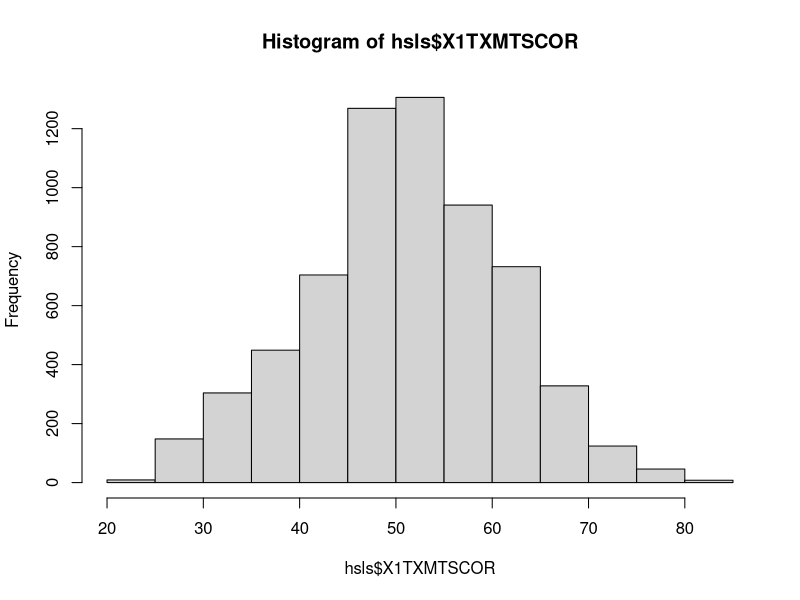
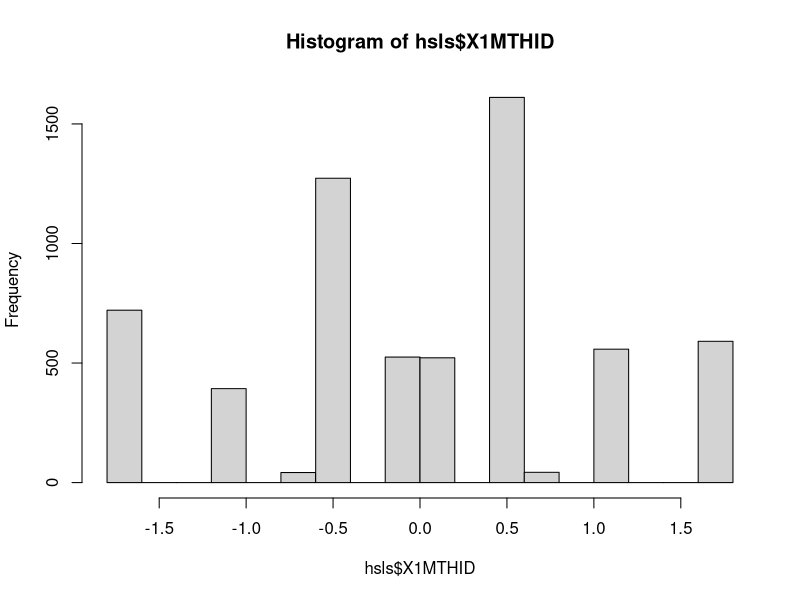
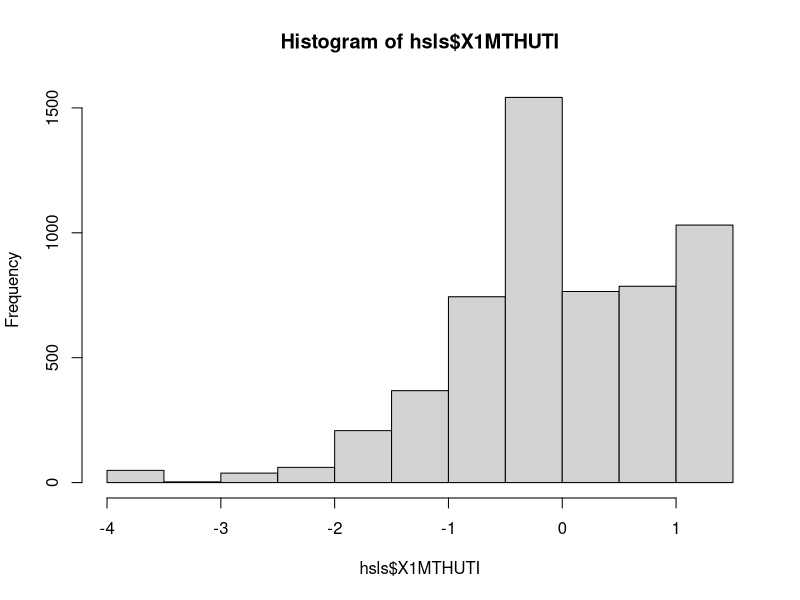
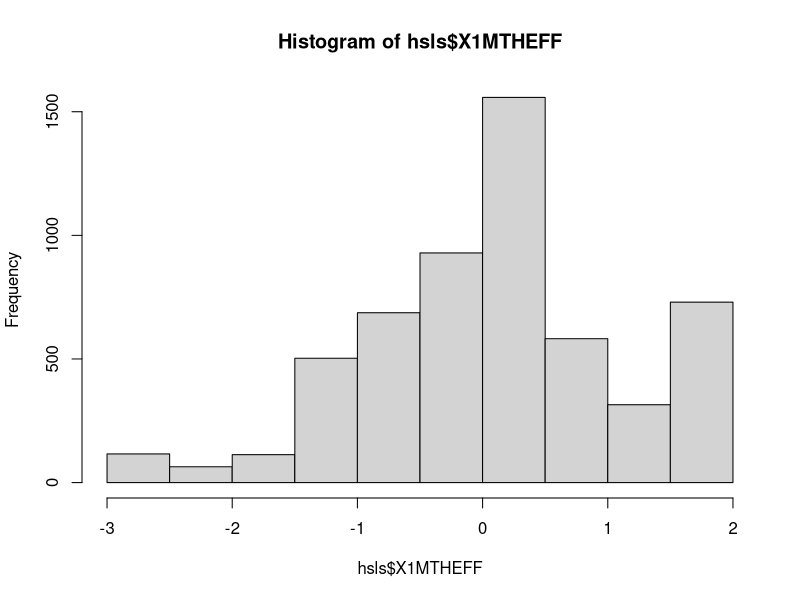

Source code (R) for these figures, in order:
##Always remember to set or verify your working directory (slides 23 & 24)
setwd("/Users/prestonmartin/Documents/QQDAL/Workshops/IntroWorkshopR")

################################################################################

##Basic operators in R- Run each line of code (Slide 20)
5 + 1
14 - 9
2 > -5 ##this will return a TRUE or FALSE as we are using logical operators
3 > 4

##Assigning a single value to object x (slide 21)
x <- 12
x ##calling the object name will print the contents of the object

##Multiplying object x by 2 and saving product as new object z
x*2
z <- x*2
z

################################################################################	

##Create a vector of five Numeric values (slide 28)
q <- c(93, 27, 42, 75, 81)
q 

##Create a vector of five String values
color <- c('red', 'blue', 'green' , "yellow" , "orange")
color

# Create a matrix with two rows, and three columns (slide 29)
mat1 <- matrix(c(1,2,3,4,5,6), nrow = 2, ncol = 3)
mat1
mat1[1,3] ##row, column
mat1[1,]
mat1[,3]

##Creates three vectors (ID, score, gender) and assigns them to data frame (df) using data.frame() function (slide 30)
id <- c(1,2,3,4,5)
score <- c(88,75,92,81,86)
gender <- c("male", "male", "female", "male", "female")
df <- data.frame(id, score, gender)
df
View(df)

##examine a specific vector within the data frame using the $
df$id ##extractor 
df$score
df$gender


##Create another vector, age, and add it to the data frame
age <- c(9, 11, 10, 8, 12) #create object 'age'

#the following two lines are equivalent (both add vector (age) to data frame)
df$age <- age

df$age <- c(9, 11, 10, 8, 12)

################################################################################		

##Call up mean help documentation, examine arguments for mean() (slide 34)
?mean

##Use the mean() function to calculate the mean of score as a stand alone vector
mean(score)

##You can also calculate means of variables within data frame
mean(df$score)

################################################################################	
##Create vector with missing values (NA), calculate the mean
test_scores <- c(95, 88, 75, 68, 98, NA, 82, 86, 79, NA)
mean(test_scores) ##This will return NA because we need to address the missing values

##Set the argument na.rm to TRUE in order to preclude all missing cases from analysis
mean(test_scores, na.rm = TRUE)


##############################################################################################	
##Call up cor help documentation, examine arguments for cor() (slide 36)
?cor

##Create vector  with missing values (NA), calculate the correlation with above vector
test_study <- c(10, 7, 6.5, NA, 9, 8, NA, 5, 7, 3)
cor(test_scores, test_study) ##this command will give NA because missing values are present but not specified
cor(test_study, test_scores, use = "complete.obs")

##############################################################################################

##Now we will read in our data set from the HSLS (slide 21)
?read.csv
hsls <- read.csv("WorkshopData.csv", header = TRUE)

##Next, lets make sure our data was read in correctly
str(hsls) ##print the structure of the data.frame
head(hsls) ##print first six rows of all columns
nrow(hsls) ##count the number of overall rows
dim(hsls) ##print the dimensions of your data frame (rows, columns)

##to set our data types (slide 26)
hsls$STU_ID <- as.factor(hsls$STU_ID)
hsls$BIPOC <- as.factor(hsls$BIPOC) ##categorical
hsls$FEMALE <- as.factor(hsls$FEMALE) ##categorical
hsls$X1TXMTSCOR <- as.numeric(hsls$X1TXMTSCOR)##numeric
hsls$X1SES <- as.numeric(hsls$X1SES)##numeric
hsls$X1MTHID <- as.numeric(hsls$X1MTHID)##numeric
hsls$X1MTHUTI <- as.numeric(hsls$X1MTHUTI)##numeric
hsls$X1MTHEFF <- as.numeric(hsls$X1MTHEFF)##numeric


##############################################################################################

##calculate descriptive statistics for all variables in the data set
install.packages("psych") ##moving forward you will not use this line; instead you will only use the line 116
library(psych)

##check N/As (slide 35)
?summary
summary(hsls)

##create data frame of just continuous variables
hslsContinuous <- data.frame(hsls$X1TXMTSCOR, hsls$X1SES, hsls$X1MTHID, hsls$X1MTHUTI, hsls$X1MTHEFF)

##compute descriptive statistics (slide 35)
?describe
results <- describe(hslsContinuous)
results

##to examine continuous variables, we plot histograms using the hist() function (slide 35)
hist(hsls$X1TXMTSCOR)
hist(hsls$X1MTHID)
hist(hsls$X1MTHUTI)
hist(hsls$X1MTHEFF)

##to examine categorical data we can use contingency tables (slide 35)
BIPOCtable <- table(hsls$BIPOC) ##1 = BIPOC 0 = White
BIPOCtable

FEMALEtable <- table(hsls$FEMALE) ##1 = Female 0 = Male
FEMALEtable

##2x2 contingency table for group membership (slide 35)
BIPOCxFEMALE <- table(hsls$BIPOC, hsls$FEMALE)
BIPOCxFEMALE

######Male##Female
#White#1822##1787
#BIPOC#1558##1486

##############################################################################################

##using the "psych" package's cor.test function (slide 36)
?cor.test

cor.test(hsls$X1TXMTSCOR, hsls$X1SES, method = "pearson")
cor.test(hsls$X1TXMTSCOR, hsls$X1MTHID)
cor.test(hsls$X1TXMTSCOR, hsls$X1MTHUTI)
cor.test(hsls$X1TXMTSCOR, hsls$X1MTHEFF)

detach(package:psych) ##detach packages when done using them to prevent errors with others
##############################################################################################
#build regression models using the lm() function and store the result in an object (slide 37)

##simple regression
?lm
mod1 <- lm(X1TXMTSCOR ~ FEMALE, data = hsls) ##Math theta score regressed on Female dummy variable
mod1 ##prints only beta coefficients
summary(mod1) #summary() prints all information about the model

##multiple regression| Dependent: Math theta score 
mod2 <- lm(X1TXMTSCOR ~ X1SES + FEMALE + X1MTHID + X1MTHUTI + BIPOC + X1MTHEFF, data=hsls)  
mod2
summary(mod2)
